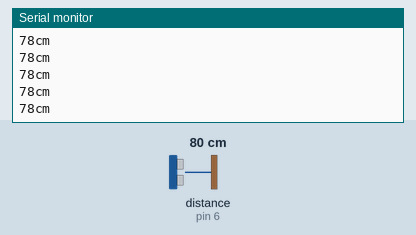
Recording of a sketch running on a simulated Arduino Uno, built with avr-gcc and run on an emulated ATmega328P. Shown: the last lines printed to the serial monitor. Wiring (inferred from the names in the program): ultrasonic range finder: trigger pin 7; echo pin 6. The test bench sets the inputs (shaded band); at power-on: distance to the obstacle (sensor on pin 6) 80 cm. The echo pulse lasts 58.3 µs per cm.

Above: at 1.2 s.
1.3 s: distance to the obstacle (sensor on pin 6) set to 2 cm
At 1.48 s:
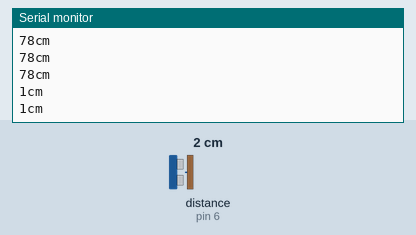
2.8 s: distance to the obstacle (sensor on pin 6) set to 120 cm
At 2.89 s:
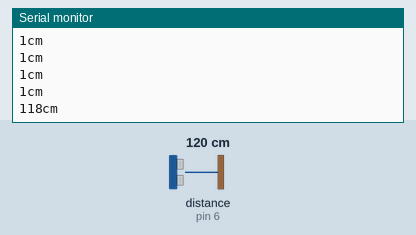
Timing chart, 0 to 5.8 s (numbered marks = the images above; inputs shaded):
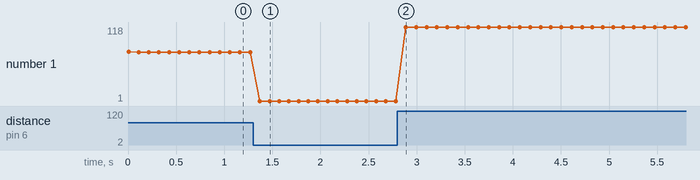

The sketch:

4.HC_SR04.ino
```cpp
int trig = 7; // tring에 연결된 핀모드 값
int echo = 6; // echo에 연결된 핀모드 값

void setup() {
  // put your setup code here, to run once:
  Serial.begin(9600);
  pinMode(trig, OUTPUT);
  pinMode(echo, INPUT);
}

void loop() {
  // put your main code here, to run repeatedly:
  digitalWrite(trig, HIGH);
  delayMicroseconds(10); // delay()와 마찬가지로 일정시간 멈추는 함수 (1초 = 1000밀리초, 1초 = 1000000마이크로초)
  digitalWrite(trig, LOW);
  // 'pulseIn(echo, HIGH)' = 시간 / '340' = 초음파의 속도는 초당 340m / '2' = 왕복거리의 시간을 대입했기에 %2 / '10000' = cm로 변환하기 위함
  int distance = pulseIn(echo, HIGH) * 340 / 2 / 10000;
  Serial.print(distance);
  Serial.println("cm");
  delay(100); // 0.1초 지연
}
```

Measured:
- after the input at 1.3 s, the serial monitor: prints a new line after 0.07 s (image 1)
- after the input at 2.8 s, the serial monitor: prints a new line after 0.09 s (image 2)
- plotted number 1: 78 → 1 after the input at 1.3 s, 1 → 118 after the input at 2.8 s
